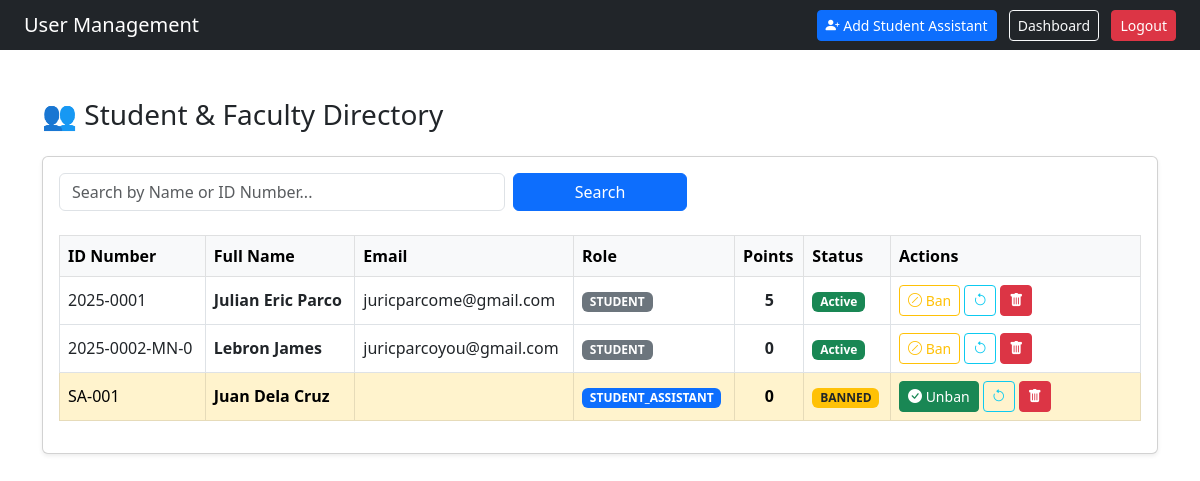
The page /users.php (signed in) on the database as committed earlier.
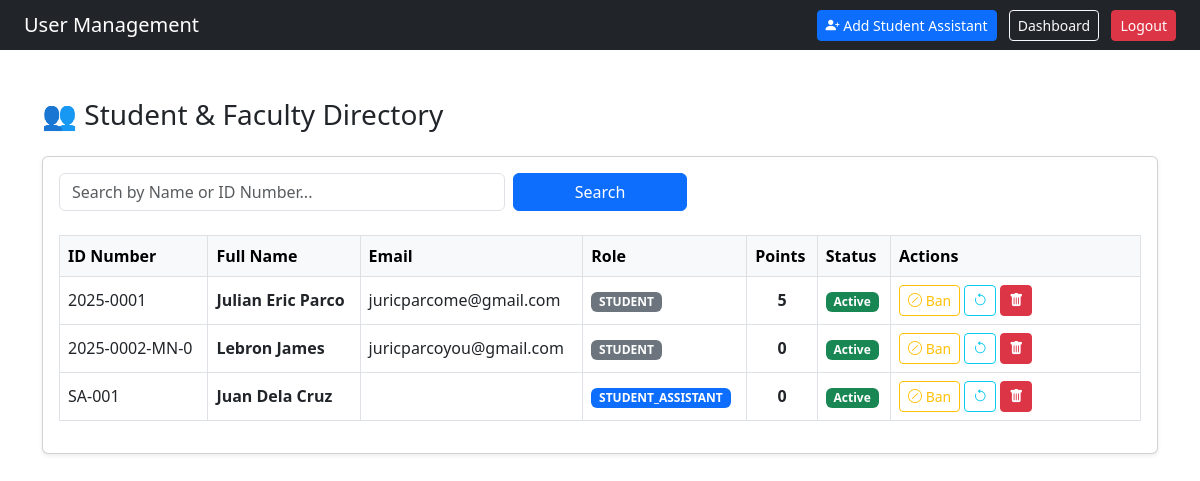
The same page on the database as committed later.
### tables this page shows
CREATE TABLE `users` (
  `user_id` int(11) NOT NULL,
  `id_number` varchar(20) NOT NULL,
  `full_name` varchar(100) NOT NULL,
  `course_section` varchar(50) DEFAULT NULL,
  `email` varchar(150) NOT NULL,
  `course` varchar(50) DEFAULT NULL,
  `year_section` varchar(20) DEFAULT NULL,
  `password` varchar(255) NOT NULL,
  `role` enum('student','admin','student_assistant') NOT NULL,
  `account_status` enum('active','restricted','deleted') NOT NULL DEFAULT 'active',
  `penalty_points` int(11) DEFAULT 0,
  `created_at` timestamp NOT NULL DEFAULT current_timestamp(),
  `ban_end_date` datetime DEFAULT NULL,
  `ban_reason` text DEFAULT NULL
);

### users.php (the view, shortened to what the changed rows need)
<?php
include "db_conn.php";
?>
<!DOCTYPE html>
<html>
<head>
    <link href="https://cdn.jsdelivr.net/npm/bootstrap@5.3.0/dist/css/bootstrap.min.css" rel="stylesheet">
    <link rel="stylesheet" href="https://cdn.jsdelivr.net/npm/bootstrap-icons@1.10.0/font/bootstrap-icons.css">
</head>
<body>
    <div class="container mt-5">
        <div class="card shadow-sm">
            <div class="card-body">
                <div class="table-responsive">
                    <table class="table table-hover table-bordered align-middle">
                        <thead class="table-light">
                            <tr>
                                <th>ID Number</th> <th>Full Name</th> <th>Email</th> <th>Role</th> <th>Points</th> <th>Status</th>
                                <th style="width: 250px;">Actions</th>
                            </tr>
                        </thead>
                        <tbody>
                            <?php
                            $sql = "SELECT * FROM users WHERE role != 'admin' AND account_status != 'deleted'";
                            $sql .= " ORDER BY role ASC, penalty_points DESC";
                            $result = mysqli_query($conn, $sql);
                            if (mysqli_num_rows($result) > 0) {
                                while ($row = mysqli_fetch_assoc($result)) {
                                    $points = $row['penalty_points'];
                                    $status = $row['account_status'];
                                    $row_class = "";
                                    $status_badge = "success";
                                    $status_text = "Active";
                                    if ($status == 'restricted') {
                                        $row_class = "table-warning";
                                        $status_badge = "warning text-dark";
                                        $status_text = "BANNED";
                                    } elseif ($points >= 60) {
                                        $row_class = "table-danger";
                                        $status_badge = "danger";
                                        $status_text = "AUTO-RESTRICTED";
                                    }
                                    $role_badge = ($row['role'] == 'student_assistant') ? 'primary' : 'secondary';
                            ?>
                                <tr class="<?php echo $row_class; ?>">
                                    <td><?php echo $row['id_number']; ?></td>
                                    <td class="fw-bold"><?php echo $row['full_name']; ?></td>
                                    <td><?php echo $row['email']; ?></td>
                                    <td><span class="badge bg-<?php echo $role_badge; ?>"><?php echo strtoupper($row['role']); ?></span></td>
                                    <td class="fw-bold text-center"><?php echo $points; ?></td>
                                    <td><span class="badge bg-<?php echo $status_badge; ?>"><?php echo $status_text; ?></span></td>
                                    <td>
                                        <div class="d-flex gap-1">
                                            <?php if ($status == 'restricted') { ?>
                                                <a href="users.php?action=unban&id=<?php echo $row['user_id']; ?>"
                                                   class="btn btn-success btn-sm"
                                                   onclick="return confirm('Lift the ban for this user?');"
                                                   title="Unban User">
                                                    <i class="bi bi-check-circle-fill"></i> Unban
                                                </a>
                                            <?php } else { ?>
                                                <button class="btn btn-outline-warning btn-sm"
                                                        data-bs-toggle="modal"
                                                        data-bs-target="#banModal"
                                                        data-userid="<?php echo $row['user_id']; ?>"
                                                        data-name="<?php echo $row['full_name']; ?>" title="Ban User">
                                                    <i class="bi bi-slash-circle"></i> Ban
                                                </button>
                                            <?php } ?>
                                            <a href="users.php?action=reset_points&id=<?php echo $row['user_id']; ?>"
                                               class="btn btn-outline-info btn-sm"
                                               onclick="return confirm('Reset points to 0?');" title="Reset Points">
                                               <i class="bi bi-arrow-counterclockwise"></i>
                                            </a>
                                            <a href="users.php?action=delete&id=<?php echo $row['user_id']; ?>"
                                               class="btn btn-danger btn-sm"
                                               onclick="return confirm('Delete this user?');" title="Delete">
                                               <i class="bi bi-trash-fill"></i>
                                            </a>
                                        </div>
                                    </td>
                                </tr>
                            <?php
                                }
                            } else {
                                echo "<tr><td colspan='7' class='text-center py-4 text-muted'>No users found.</td></tr>";
                            }
                            ?>
                        </tbody>
                    </table>
                </div>
            </div>
        </div>
    </div>
</body>
</html>

Rows that differ between the two databases and show on the page:
changed users "SA-001": account_status "BANNED" → "Active"; account_status "Unban" → "Ban"
